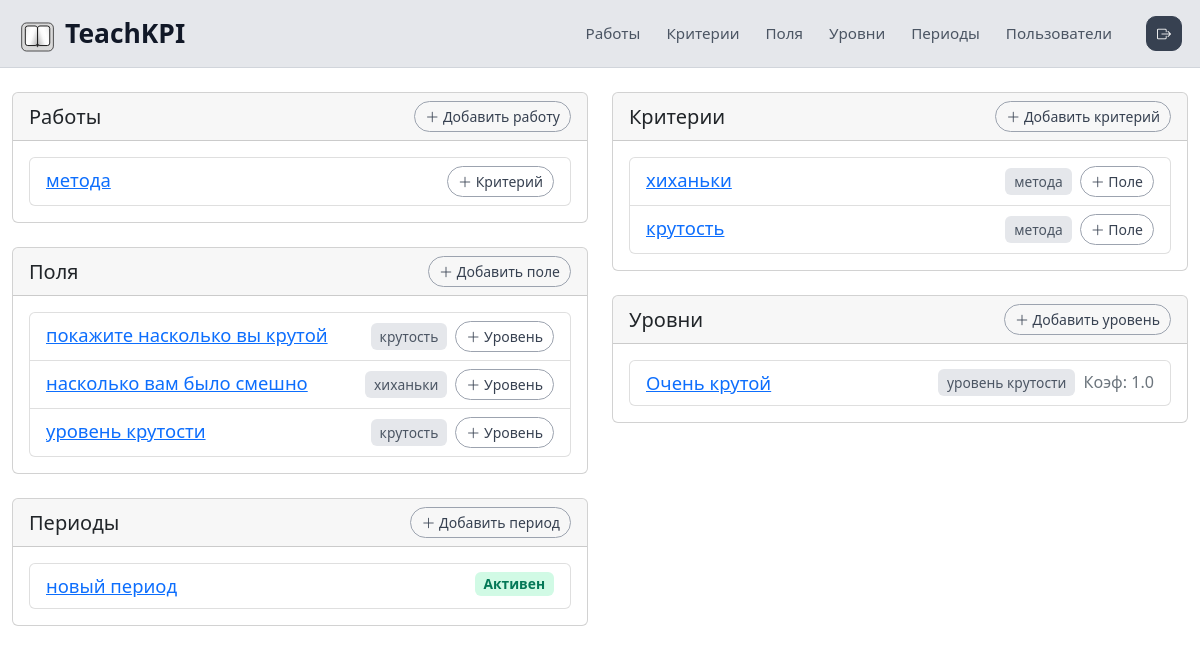
Before: /dashboard/ (signed in) with the older database file.
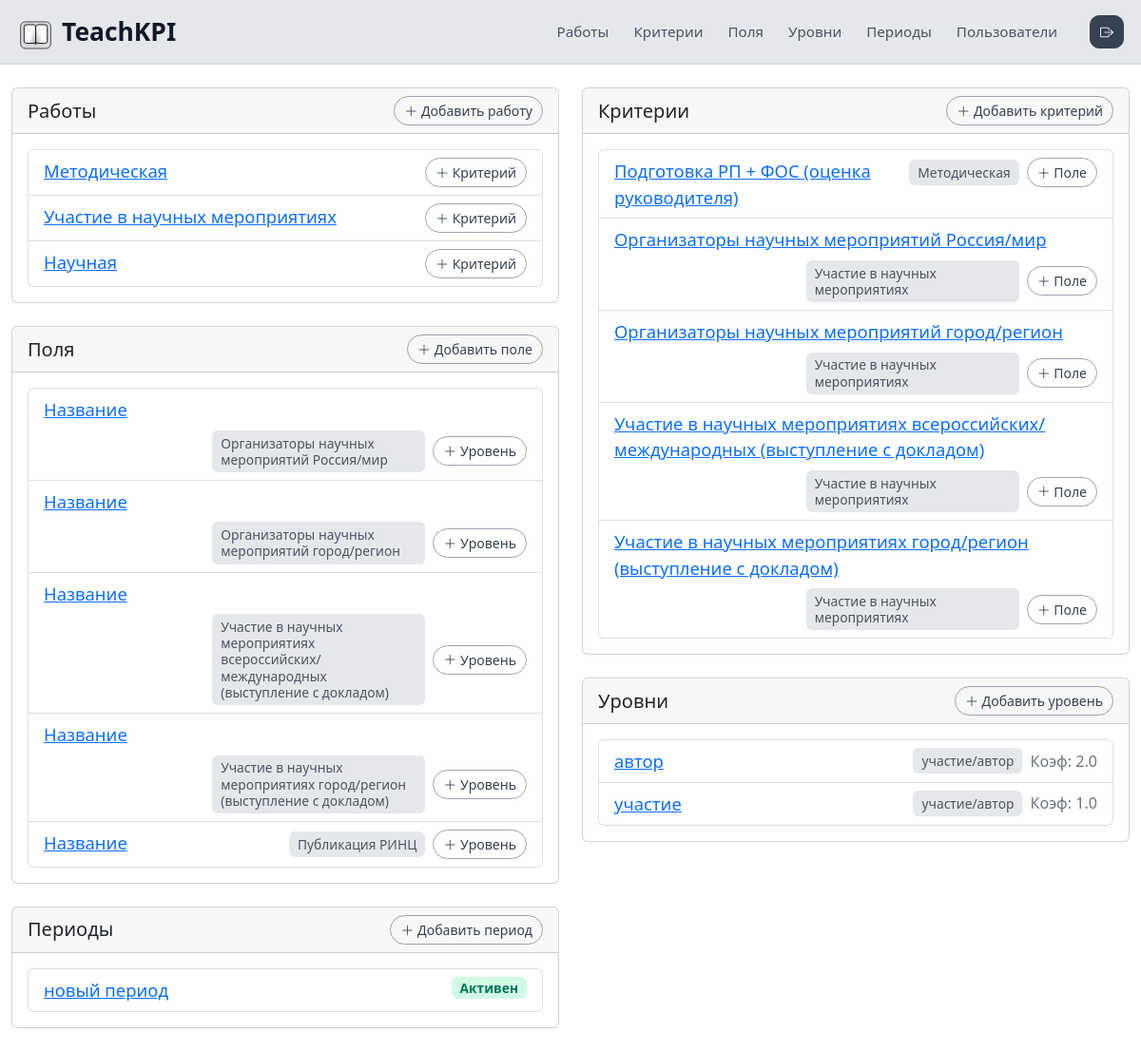
After: the same page with the newer database file.
### main/models.py (models this page shows, shortened)
class Work(models.Model):
    id = models.AutoField(primary_key=True, db_column='ID')
    name = models.CharField(max_length=255, unique=True, db_column='Name')
    class Meta:
        db_table = 'Works'

class Field(models.Model):
    class TypeChoices(models.TextChoices):
        TEXT = 'text', 'текст'
        CHOOSER = 'chooser', 'выбиралка'
        PHOTO = 'photo', 'фото'
    id = models.AutoField(primary_key=True, db_column='ID')
    caption = models.CharField(max_length=255, db_column='Caption')
    criterion = models.ForeignKey(
        Criterion,
        on_delete=models.CASCADE,
        db_column='criterionsID',
        related_name='fields'
    )
    type = models.CharField(
        max_length=20,
        choices=TypeChoices.choices,
        default=TypeChoices.TEXT,
        db_column='Type'
    )
    class Meta:
        db_table = 'Fields'

class Criterion(models.Model):
    id = models.AutoField(primary_key=True, db_column='ID')
    name = models.CharField(
        max_length=255,
        unique=True,
        db_column='Name',
        verbose_name='Название',
    )
    work = models.ForeignKey(
        Work,
        on_delete=models.CASCADE,
        db_column='WorksID',
        related_name='criterions',
        verbose_name='Работа',
    )
    ratio = models.FloatField(default=1.0, db_column='Ratio', verbose_name='Коэффициент')
    class Meta:
        db_table = 'criterions'

class Period(models.Model):
    id = models.AutoField(primary_key=True, db_column='ID')
    end_date = models.DateTimeField(unique=True, db_column='End_date')
    name = models.CharField(max_length=20, unique=True, db_column='Name')
    start_date = models.DateTimeField(unique=True, db_column='Start_date')
    status = models.BooleanField(db_column='Status')   # bit в SQLite хранится как 0/1
    class Meta:
        db_table = 'Periods'

class Level(models.Model):
    id = models.AutoField(primary_key=True, db_column='ID')
    caption = models.CharField(max_length=255, db_column='Caption')
    field = models.ForeignKey(
        Field,
        on_delete=models.CASCADE,
        db_column='FieldsID',
        related_name='levels'
    )
    ratio = models.FloatField(db_column='Ratio')
    class Meta:
        db_table = 'Levels'

### main/views.py (the view)
# urls.py: path('', views.dashboard_home, name='dashboard_home'),
@user_passes_test(is_admin)
def dashboard_home(request):
    context = {
        'latest_works': Work.objects.all().order_by('-id')[:5],
        'latest_criterions': Criterion.objects.all().order_by('-id')[:5],
        'latest_fields': Field.objects.all().order_by('-id')[:5],
        'latest_levels': Level.objects.all().order_by('-id')[:5],
        'latest_periods': Period.objects.all().order_by('-id')[:5],
    }
    return render(request, 'main/dashboard_home.html', context)

### main/templates/main/dashboard_home.html (shortened to what this page needs)
{% extends 'main/base_dashboard.html' %}
{% block content %}
<div class="row">
    <div class="col-md-6 mb-4">
        <div class="dash-home-stack">
            <div class="card">
                <div class="card-header d-flex justify-content-between align-items-center">
                    <h5 class="mb-0">Работы</h5>
                    <a href="{% url 'work_create' %}" class="btn btn-sm btn-icon-outline">
                        <i class="bi bi-plus-lg"></i> Добавить работу
                    </a>
                </div>
                <div class="card-body">
                    {% if latest_works %}
                        <ul class="list-group">
                            {% for work in latest_works %}
                                <li class="list-group-item py-2">
                                    <div class="dash-home-row">
                                        <div class="dash-home-row__main">
                                            <a href="{% url 'work_detail' work.pk %}">{{ work.name }}</a>
                                        </div>
                                        <div class="dash-home-row__actions">
                                            <a href="{% url 'criterion_create' %}?work={{ work.pk }}" class="btn btn-sm btn-icon-outline">
                                                <i class="bi bi-plus-lg"></i> Критерий
                                            </a>
                                        </div>
                                    </div>
                                </li>
                            {% endfor %}
                        </ul>
                    {% else %}
                        <p class="text-muted">Нет работ. <a href="{% url 'work_create' %}">Создайте первую</a>.</p>
                    {% endif %}
                </div>
            </div>
            <div class="card">
                <div class="card-header d-flex justify-content-between align-items-center">
                    <h5 class="mb-0">Поля</h5>
                    <a href="{% url 'field_create' %}" class="btn btn-sm btn-icon-outline">
                        <i class="bi bi-plus-lg"></i> Добавить поле
                    </a>
                </div>
                <div class="card-body">
                    {% if latest_fields %}
                        <ul class="list-group">
                            {% for field in latest_fields %}
                                <li class="list-group-item py-2">
                                    <div class="dash-home-row">
                                        <div class="dash-home-row__main">
                                            <a href="{% url 'field_detail' field.pk %}">{{ field.caption }}</a>
                                        </div>
                                        <div class="dash-home-row__actions">
                                            <span class="badge badge-muted">{{ field.criterion.name }}</span>
                                            <a href="{% url 'level_create' %}?field={{ field.pk }}" class="btn btn-sm btn-icon-outline">
                                                <i class="bi bi-plus-lg"></i> Уровень
                                            </a>
                                        </div>
                                    </div>
                                </li>
                            {% endfor %}
                        </ul>
                    {% else %}
                        <p class="text-muted">Нет полей.</p>
                    {% endif %}
                </div>
            </div>
            <div class="card">
                <div class="card-header d-flex justify-content-between align-items-center">
                    <h5 class="mb-0">Периоды</h5>
                    <a href="{% url 'period_create' %}" class="btn btn-sm btn-icon-outline">
                        <i class="bi bi-plus-lg"></i> Добавить период
                    </a>
                </div>
                <div class="card-body">
                    {% if latest_periods %}
                        <ul class="list-group">
                            {% for period in latest_periods %}
                                <li class="list-group-item py-2">
                                    <div class="dash-home-row">
                                        <div class="dash-home-row__main">
                                            <a href="{% url 'period_detail' period.pk %}">{{ period.name }}</a>
                                        </div>
                                        <div class="dash-home-row__actions">
                                            <span class="badge {% if period.status %}badge-active-period{% else %}badge-muted{% endif %}">
                                                {{ period.status|yesno:"Активен,Неактивен" }}
                                            </span>
                                        </div>
                                    </div>
                                </li>
                            {% endfor %}
                        </ul>
                    {% else %}
                        <p class="text-muted">Нет периодов.</p>
                    {% endif %}
                </div>
            </div>
        </div>
    </div>
    <div class="col-md-6 mb-4">
        <div class="dash-home-stack">
            <div class="card">
                <div class="card-header d-flex justify-content-between align-items-center">
                    <h5 class="mb-0">Критерии</h5>
                    <a href="{% url 'criterion_create' %}" class="btn btn-sm btn-icon-outline">
                        <i class="bi bi-plus-lg"></i> Добавить критерий
                    </a>
                </div>
                <div class="card-body">
                    {% if latest_criterions %}
                        <ul class="list-group">
                            {% for criterion in latest_criterions %}
                                <li class="list-group-item py-2">
                                    <div class="dash-home-row">
                                        <div class="dash-home-row__main">
                                            <a href="{% url 'criterion_detail' criterion.pk %}">{{ criterion.name }}</a>
                                        </div>
                                        <div class="dash-home-row__actions">
                                            <span class="badge badge-muted">{{ criterion.work.name }}</span>
                                            <a href="{% url 'field_create' %}?criterion={{ criterion.pk }}" class="btn btn-sm btn-icon-outline">
                                                <i class="bi bi-plus-lg"></i> Поле
                                            </a>
                                        </div>
                                    </div>
                                </li>
                            {% endfor %}
                        </ul>
                    {% else %}
                        <p class="text-muted">Нет критериев.</p>
                    {% endif %}
                </div>
            </div>
            <div class="card">
                <div class="card-header d-flex justify-content-between align-items-center">
                    <h5 class="mb-0">Уровни</h5>
                    <a href="{% url 'level_create' %}" class="btn btn-sm btn-icon-outline">
                        <i class="bi bi-plus-lg"></i> Добавить уровень
                    </a>
                </div>
                <div class="card-body">
                    {% if latest_levels %}
                        <ul class="list-group">
                            {% for level in latest_levels %}
                                <li class="list-group-item py-2">
                                    <div class="dash-home-row">
                                        <div class="dash-home-row__main">
                                            <a href="{% url 'level_detail' level.pk %}">{{ level.caption }}</a>
                                        </div>
                                        <div class="dash-home-row__actions">
                                            <span class="badge badge-muted">{{ level.field.caption }}</span>
                                            <span class="text-muted text-nowrap small">Коэф: {{ level.ratio }}</span>
                                        </div>
                                    </div>
                                </li>
                            {% endfor %}
                        </ul>
                    {% else %}
                        <p class="text-muted">Нет уровней.</p>
                    {% endif %}
                </div>
            </div>
        </div>
    </div>
</div>
{% endblock %}

### main/templates/main/base_dashboard.html (shortened to what this page needs)
<!DOCTYPE html>
<html lang="ru">
<head>
    <link href="https://cdn.jsdelivr.net/npm/bootstrap@5.2.3/dist/css/bootstrap.min.css" rel="stylesheet">
    <link rel="stylesheet" href="https://cdn.jsdelivr.net/npm/bootstrap-icons@1.11.3/font/bootstrap-icons.min.css">
</head>
<body>
    <header class="admin-topbar">
        <div class="admin-topbar-inner">
            <a href="{% url 'dashboard_home' %}" class="admin-app-brand text-decoration-none">
                <span class="tkpi-book-inline-wrap" aria-hidden="true">
                    {% include 'main/includes/teachkpi_book_icon.html' with book_uid='admin' %}
                </span>
                <span>TeachKPI</span>
            </a>
            <div class="admin-nav">
                <nav class="admin-nav-links">
                    <a href="{% url 'work_list' %}">Работы</a>
                    <a href="{% url 'criterion_list' %}">Критерии</a>
                    <a href="{% url 'field_list' %}">Поля</a>
                    <a href="{% url 'level_list' %}">Уровни</a>
                    <a href="{% url 'period_list' %}">Периоды</a>
                    <a href="{% url 'user_create' %}">Пользователи</a>
                </nav>
                <div class="admin-user">
                    <form method="post" action="{% url 'logout' %}">
                        <button type="submit" class="btn btn-outline-secondary btn-sm admin-logout-btn" title="Выйти">
                            <i class="bi bi-box-arrow-right"></i>
                        </button>
                    </form>
                </div>
            </div>
        </div>
    </header>
    <div class="container mt-4 admin-main">
        {% block content %}{% endblock %}
    </div>
</body>
</html>

### main/templates/main/includes/teachkpi_book_icon.html (shortened to what this page needs)
<svg viewBox="0 0 128 128" xmlns="http://www.w3.org/2000/svg" focusable="false" aria-hidden="true">
    <defs>
        <filter id="tkpiSoftBlur_{{ book_uid }}" x="-25%" y="-25%" width="150%" height="150%">
            <feGaussianBlur stdDeviation="0.55"/>
        </filter>
        <linearGradient id="tkpiPageLeft_{{ book_uid }}" x1="0%" y1="22%" x2="100%" y2="78%">
            <stop offset="0%" stop-color="#e6e6e6"/>
            <stop offset="12%" stop-color="#f5f5f5"/>
            <stop offset="38%" stop-color="#ffffff"/>
            <stop offset="58%" stop-color="#fafafa"/>
            <stop offset="78%" stop-color="#dedede"/>
            <stop offset="100%" stop-color="#bcbcbc"/>
        </linearGradient>
        <linearGradient id="tkpiPageRight_{{ book_uid }}" x1="100%" y1="22%" x2="0%" y2="78%">
            <stop offset="0%" stop-color="#e6e6e6"/>
            <stop offset="12%" stop-color="#f5f5f5"/>
            <stop offset="38%" stop-color="#ffffff"/>
            <stop offset="58%" stop-color="#fafafa"/>
            <stop offset="78%" stop-color="#dedede"/>
            <stop offset="100%" stop-color="#bcbcbc"/>
        </linearGradient>
    </defs>
    <rect x="12" y="12" width="104" height="92" rx="16" fill="#d9d9d9" stroke="#1a1a1a" stroke-width="2.4"/>
    <path d="M26 32
             Q26 24 34 24
             H56
             Q62 24 64 30
             Q66 24 72 24
             H94
             Q102 24 102 32
             V80
             Q102 88 94 88
             H72
             Q66 88 64 94
             Q62 88 56 88
             H34
             Q26 88 26 80 Z"
          fill="#000000" opacity="0.16" filter="url(#tkpiSoftBlur_{{ book_uid }})"/>
    <path d="M24 30
             Q24 22 32 22
             H56
             Q62 22 64 28
             V80
             Q62 86 56 86
             H32
             Q24 86 24 78 Z"
          fill="url(#tkpiPageLeft_{{ book_uid }})"
          stroke="#1f1f1f"
          stroke-width="3.2"
          stroke-linejoin="round"/>
    <path d="M104 30
             Q104 22 96 22
             H72
             Q66 22 64 28
             V80
             Q66 86 72 86
             H96
             Q104 86 104 78 Z"
          fill="url(#tkpiPageRight_{{ book_uid }})"
          stroke="#1f1f1f"
          stroke-width="3.2"
          stroke-linejoin="round"/>
    <path d="M64 28 V88" stroke="#1f1f1f" stroke-width="3.2" stroke-linecap="round"/>
    <path d="M61 86 Q64 92 67 86" fill="none" stroke="#1f1f1f" stroke-width="3.2" stroke-linecap="round"/>
</svg>

Changed rows visible on the page:
removed Work: name "метода"
removed Field: caption "покажите насколько вы крутой", criterion.name "крутость"
removed Field: caption "насколько вам было смешно", criterion.name "хиханьки"
removed Field: caption "уровень крутости", criterion.name "крутость"
removed Criterion: name "хиханьки", work.name "метода"
removed Criterion: name "крутость", work.name "метода"
removed Level: caption "Очень крутой", field.caption "уровень крутости", ratio "1.0"
added Work: name "Методическая"
added Work: name "Участие в научных мероприятиях"
added Work: name "Научная"
added Field: caption "Название", criterion.name "Организаторы научных мероприятий Россия/мир"
added Field: caption "Название", criterion.name "Организаторы научных мероприятий город/регион"
added Field: caption "Название", criterion.name "Участие в научных мероприятиях всероссийских/международных (выступление с докладом)"
added Field: caption "Название", criterion.name "Участие в научных мероприятиях город/регион (выступление с докладом)"
added Field: caption "Название", criterion.name "Публикация РИНЦ"
added Criterion: name "Подготовка РП + ФОС (оценка руководителя)", work.name "Методическая"
added Criterion: name "Организаторы научных мероприятий Россия/мир", work.name "Участие в научных мероприятиях"
added Criterion: name "Организаторы научных мероприятий город/регион", work.name "Участие в научных мероприятиях"
added Criterion: name "Участие в научных мероприятиях всероссийских/международных (выступление с докладом)", work.name "Участие в научных мероприятиях"
added Criterion: name "Участие в научных мероприятиях город/регион (выступление с докладом)", work.name "Участие в научных мероприятиях"
added Level: caption "автор", field.caption "участие/автор", ratio "2.0"
added Level: caption "участие", field.caption "участие/автор", ratio "1.0"
